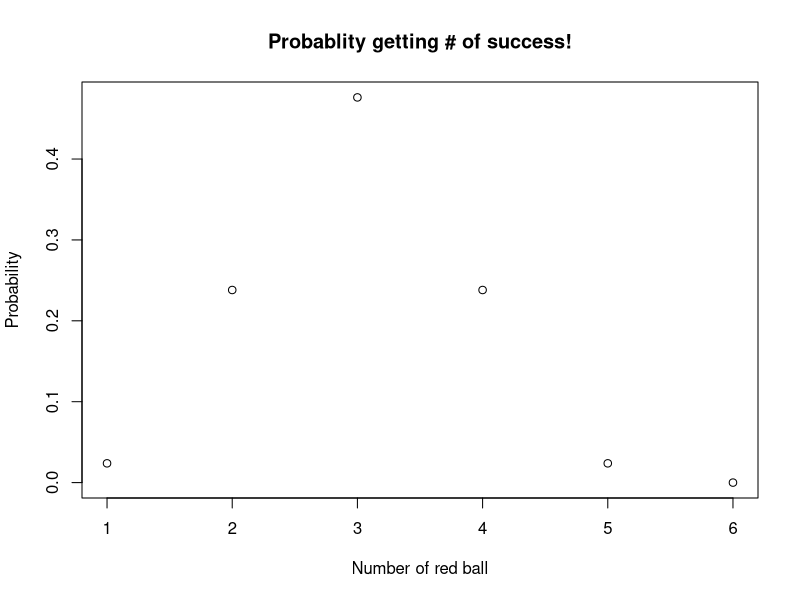

Here is the R script that generated this plot:
#==============================
#	pathway-scripts.R
##=============================

##=====================================
#	Hypergeometric distribution
##=====================================
##======A toy example===============

m <- 50  ## Number of red balls
n <- 120 ## Number of white balls
k <- 36  ## Number of drawn balls
x <- 20  ## Number of red balls in the drawing

##===========Here is the probability...
dhyper(x,m,n,k)


##======A clinical trial study example===============

m <- 5  ## 5 patients to have elevated C
n <- 5  ## 5 controls to have elevated C
k <- 6  ## Number of drawn individual with elevated C
x <- 4  ## Number of individuals with elevated C who are patients

dhyper(x,m,n,k)

##====================================
##  Under the null hypothesis
##====================================


sample.DEG.testing <- t(matrix(c(x, (k-x), k, m -x, n-k +x, n+m-k, m, n, m+n), 
                             nrow=3,
                             dimnames =  list (VolunteerInfo = c ("Patient_w_D","Healthy_Control", "Total"),
                                               TestResults = c("Elev_C","Norm_C", "Total"))))
sample.DEG.testing



p.4 <- dhyper(x,m,n,k)
x <- 5
p.5 <- dhyper(x,m,n,k)

p.4 + p.5

1- phyper (3,5,5,6)

contigency.matrix <- rbind (c(4, 2), c(1, 3) )
contigency.matrix
fisher.test( contigency.matrix, alternative="greater" )

##==========Get a plot================
p.list <- c()
for (i in 0 : k)
{
	p.list[i] <- dhyper(i,m,n,k)
}
plot(p.list, main="Probablity getting # of success!", xlab = "Number of red ball", ylab="Probability")


##===============Do a hypergeometric testing, is it correct??==================
prob.total <- 0
for (i in 0 : x)
{
	prob.total = prob.total + dhyper(i,m,n,k)
}
1- prob.total
 
##How significant to get x SUCCESS??
1-  phyper (x, m, n, k)
phyper (x, m, n, k, lower.tail=FALSE)




##Well, it ONLY gives the P[X>x], not equivalent to a "formal testing" 

#So, we need this instead
phyper (x-1, m, n, k, lower.tail=FALSE)

##================Okay, let's try this=================================

(fisher.test(matrix(c(20,16,30,104),2,2), alternative='greater'))$p.value
(fisher.test(matrix(c(x,(k-x),(m-x),(n-k+x)),2,2), alternative='greater'))$p.value
phyper ((x -1), m, n, k, lower.tail=FALSE)

##=====Yeh, they are matched!!===========

##============================================
#	Application in microarry experiment
##=================================================



#=======This is normally what we are dealing with=======
x <- 5   #num_of_DEG in GO
m <- 20  #num_of_gene on chip in GO
n <- 500 #num_of_gene on chip NOT in GO
k <- 40  #num_of_DEG

sample.DEG.testing <- matrix(c(x, (k-x), k, m -x, n-k +x, n+m-k, m, n, m+n), 
		nrow=3,
		dimnames =  list (GO_info = c("In GO","Not in GO", "Total"),
					MicroarrayInfo = c ("DEG","notDEG", "onChip")))
sample.DEG.testing


#==================================================================================
#			   DEG	Not DEGs 			totals 
#In a GO category	  x(5) 	m - x(15) 			  m (20)
#Not in GO category k -x (35)	n - k + x(465)		  n (500)
#totals 		  k(40)     (n + m) - k(480) 	        m + n (genes on array, 520)
#==================================================================================

##============================================================
#	Hypergeometric test
##============================================================

dhyper (x, m, n, k) # Density functon (PDF)
1-phyper (x, m, n, k) # Distribution function (CDF)

##=====OR===================
phyper (x-1, m, n, k, lower.tail=FALSE)



##=================================
#	Fisher Exact Test (FET)
##=================================
(fisher.test(matrix(c(5,35,15,465),2,2), alternative='greater'))$p.value
(fisher.test(matrix(c(x, (k-x), (m-x), (n-k+x)), 2, 2), alternative='greater'))$p.value

phyper (x-1, m, n, k, lower.tail=FALSE)

##==========================================
#	It doesn't matter which why you do...
##==========================================
(fisher.test(matrix(c(x,(m-x),(k-x),(n-k+x)),2,2), alternative='greater'))$p.value
(fisher.test(matrix(c(x,(k-x),(m-x),(n-k+x)),2,2), alternative='greater'))$p.value

##=========Should be the end of story==================
